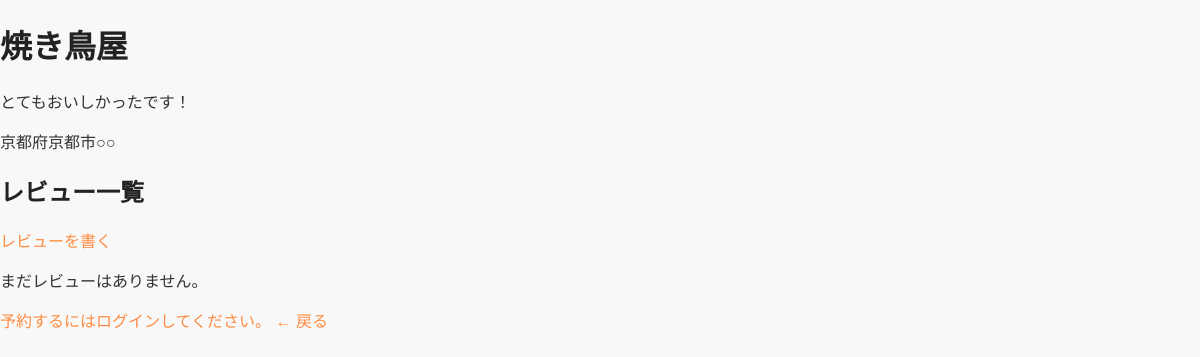
The page /shop/4/ on the database as committed earlier.
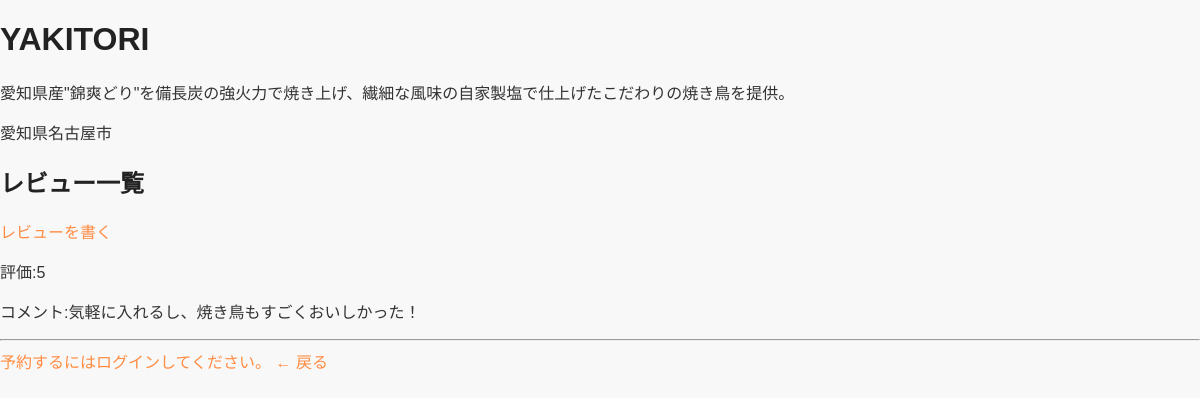
The same page on the database as committed later.
### nagoyameshi/models.py (models this page shows, shortened)
class Shop(models.Model):
    category = models.ForeignKey(Category, on_delete=models.CASCADE, null=True, blank=True)
    name = models.CharField(max_length=100)
    description = models.TextField()
    address = models.CharField(max_length=200)

class Review(models.Model):
    user = models.ForeignKey(User, on_delete=models.CASCADE)
    shop = models.ForeignKey(Shop, on_delete=models.CASCADE)
    score = models.IntegerField()
    comment = models.TextField()
    created_at = models.DateTimeField(auto_now_add=True)

### nagoyameshi/views.py (the view)
# urls.py: path('shop/<int:shop_id>/', views.shop_detail, name='shop_detail'),
def shop_detail(request, shop_id):
    shop = get_object_or_404(Shop, id=shop_id)
    reviews = Review.objects.filter(shop=shop)
    context = {
        'shop': shop,
        'reviews': reviews,
    }
    return render(request, 'nagoyameshi/shop_detail.html', context)

### nagoyameshi/templates/nagoyameshi/shop_detail.html (shortened to what this page needs)
<!DOCTYPE html>
<html lang="ja">
<head>
    {% load static %}
    <link rel="stylesheet" href="{% static 'css/style.css' %}">
</head>
<body>
    <h1>{{ shop.name }}</h1>
    <p>{{ shop.description }}</p>
    <p>{{ shop.address }}</p>
    <h2>レビュー一覧</h2>
    <a href="/shop/{{ shop.id }}/review/">レビューを書く</a>
    {% for review in reviews %}
        <p>評価:{{ review.score }}</p>
        <p>コメント:{{ review.comment }}</p>
        <hr>
    {% empty %}
        <p>まだレビューはありません。</p>
    {% endfor %}
    {% if user.is_authenticated %}
        <a href="{% url 'reservation_create' shop.id %}">予約する</a>
    {% else %}
        <a href="{% url 'login' %}">予約するにはログインしてください。</a>
    {% endif %}
    <a href="/">← 戻る</a>
</body>
</html>

Rows that differ between the two databases and show on the page:
changed Shop: name "焼き鳥屋" → "YAKITORI"; description "とてもおいしかったです！" → "愛知県産\"錦爽どり\"を備長炭の強火力で焼き上げ、繊細な風味の自家製塩で仕上げたこだわりの焼き鳥を提供。"; address "京都府京都市○○" → "愛知県名古屋市"
added Review: score "5", comment "気軽に入れるし、焼き鳥もすごくおいしかった！"
Other text that changed with them:
text no longer shown: "まだレビューはありません。"
